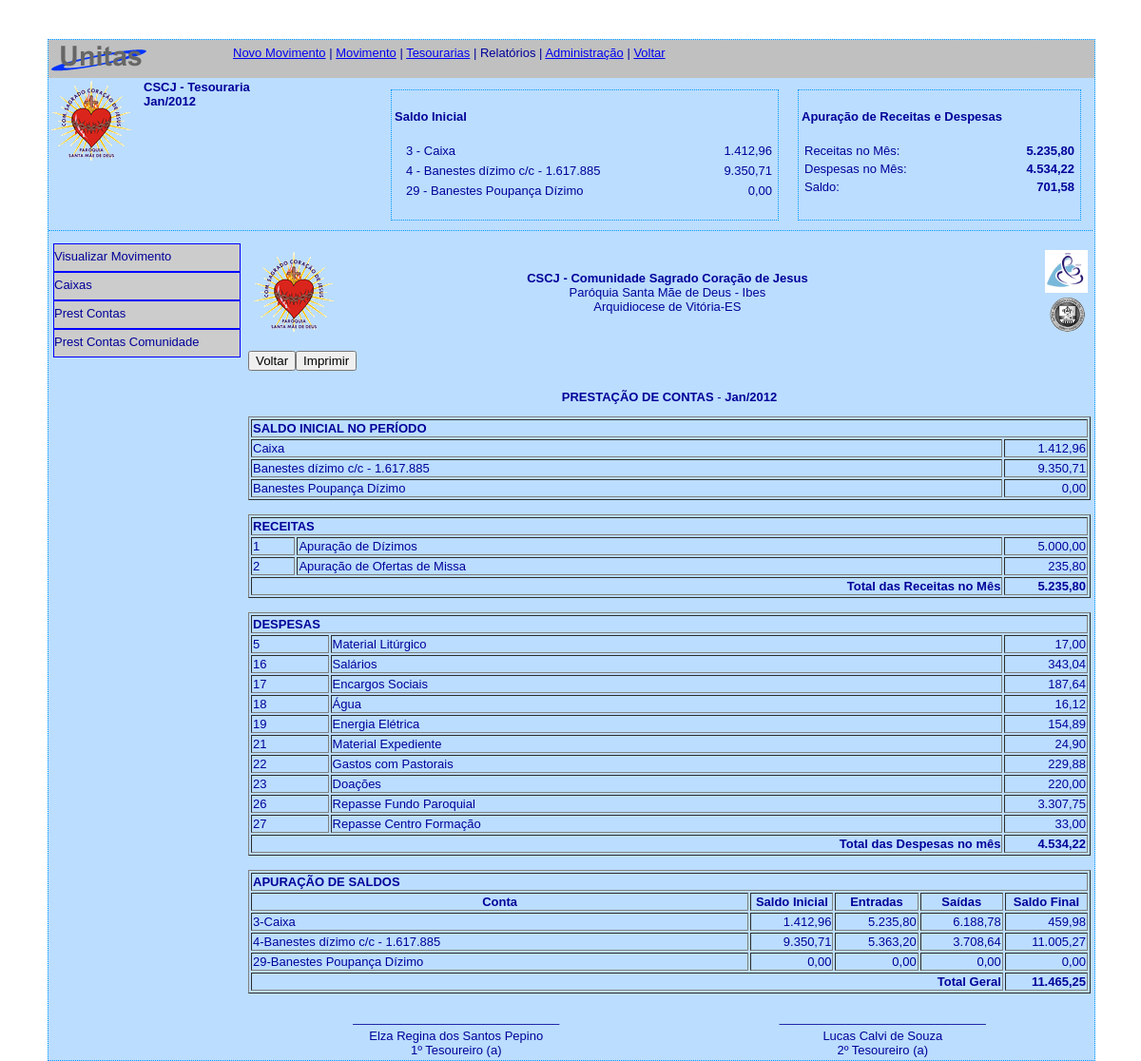
The page /administracao/plus/tesouraria/frm_tesouraria.php?area=pres_contas&movimento=2&tesouraria=1 on the database its author committed.
### tables this page shows
CREATE TABLE IF NOT EXISTS `unts_movimento` (
  `movim_id` smallint(6) NOT NULL AUTO_INCREMENT,
  `tesra_id` smallint(6) NOT NULL,
  `perio_id` smallint(6) NOT NULL,
  `movim_data_ini` date NOT NULL,
  `movim_data_fim` date NOT NULL,
  `movim_ativo` char(1) NOT NULL,
  PRIMARY KEY (`movim_id`),
  UNIQUE KEY `unique_tesra_periodo` (`tesra_id`,`perio_id`),
  KEY `tesra_id` (`tesra_id`),
  KEY `perio_id` (`perio_id`)
);

CREATE TABLE IF NOT EXISTS `unts_tesouraria` (
  `tesra_id` smallint(6) NOT NULL AUTO_INCREMENT,
  `tesra_descricao` varchar(255) NOT NULL,
  `comun_id` smallint(6) NOT NULL,
  `tesra_ativo` char(1) NOT NULL DEFAULT 'S',
  PRIMARY KEY (`tesra_id`),
  KEY `comun_id` (`comun_id`)
);

CREATE TABLE IF NOT EXISTS `unts_saldo_ini` (
  `saldo_id` smallint(6) NOT NULL AUTO_INCREMENT,
  `movim_id` smallint(6) NOT NULL,
  `conta_id` smallint(6) NOT NULL,
  `saldo_valor` double NOT NULL,
  `saldo_ativo` char(1) NOT NULL,
  PRIMARY KEY (`saldo_id`),
  UNIQUE KEY `unq_mov_cta` (`movim_id`,`conta_id`),
  KEY `movim_id` (`movim_id`),
  KEY `conta_id` (`conta_id`)
);

CREATE TABLE IF NOT EXISTS `unts_contas` (
  `conta_id` smallint(6) NOT NULL AUTO_INCREMENT,
  `conta_tipo` char(1) NOT NULL,
  `conta_descricao` varchar(255) NOT NULL,
  `conta_visibilidade` smallint(6) NOT NULL DEFAULT '0',
  `conta_ativa` char(1) NOT NULL,
  PRIMARY KEY (`conta_id`)
);

CREATE TABLE IF NOT EXISTS `unts_comunidade` (
  `comun_id` smallint(6) NOT NULL AUTO_INCREMENT,
  `comun_sigla` varchar(10) DEFAULT NULL,
  `comun_razao_social` varchar(255) NOT NULL,
  `comun_icone` blob,
  `comun_logradouro` varchar(255) NOT NULL,
  `comun_numero` varchar(10) NOT NULL,
  `comun_complemento` varchar(30) NOT NULL DEFAULT 'sem complemento',
  `comun_bairro` varchar(120) NOT NULL,
  `comun_municipio` varchar(120) NOT NULL DEFAULT 'ES',
  `comun_estado` char(2) NOT NULL,
  `comun_cep` varchar(10) DEFAULT NULL,
  `comun_telefone` varchar(13) DEFAULT NULL,
  `comun_fax` varchar(13) DEFAULT NULL,
  `comun_email` varchar(255) DEFAULT NULL,
  `comun_site` varchar(255) DEFAULT NULL,
  `comun_ativo` char(1) NOT NULL DEFAULT 'S',
  PRIMARY KEY (`comun_id`)
);

CREATE TABLE IF NOT EXISTS `unts_periodo` (
  `perio_id` smallint(6) NOT NULL AUTO_INCREMENT,
  `perio_mes` char(3) NOT NULL,
  `perio_ano` smallint(4) NOT NULL,
  `perio_ativo` char(1) NOT NULL,
  PRIMARY KEY (`perio_id`),
  UNIQUE KEY `unique_mes_ano` (`perio_mes`,`perio_ano`),
  KEY `perio_mes` (`perio_mes`),
  KEY `perio_ano` (`perio_ano`)
);

### administracao/plus/tesouraria/frm_tesouraria.php (the view, shortened to what the rows shown need)
<?php require_once('../../../Connections/unitas.php'); ?>
<?php
if (!function_exists("GetSQLValueString")) {
function GetSQLValueString($theValue, $theType, $theDefinedValue = "", $theNotDefinedValue = "")
{
  $theValue = function_exists("mysql_real_escape_string") ? mysql_real_escape_string($theValue) : mysql_escape_string($theValue);
  switch ($theType) {
    case "long":
    case "int":
      $theValue = ($theValue != "") ? intval($theValue) : "NULL";
      break;
  }
  return $theValue;
}
}
$mov_rs_movimento = "-1";
if (isset($_GET['movimento'])) {
  $mov_rs_movimento = $_GET['movimento'];
}
$query_rs_movimento = sprintf("SELECT CONCAT(unts_periodo.perio_mes,'/',unts_periodo.perio_ano) AS mov_perio,    unts_movimento.*,    unts_tesouraria.* FROM unts_movimento INNER JOIN unts_tesouraria ON unts_tesouraria.tesra_id = unts_movimento.tesra_id INNER JOIN unts_periodo ON unts_periodo.perio_id = unts_movimento.perio_id WHERE unts_movimento.movim_ativo = 'S' AND    unts_movimento.movim_id = %s", GetSQLValueString($mov_rs_movimento, "int"));
$rs_movimento = mysql_query($query_rs_movimento, $unitas) or die(mysql_error());
$row_rs_movimento = mysql_fetch_assoc($rs_movimento);
$movim_rs_saldoinicial = "-1";
if (isset($_GET['movimento'])) {
  $movim_rs_saldoinicial = $_GET['movimento'];
}
$query_rs_saldoinicial = sprintf("SELECT unts_saldo_ini . * , unts_contas . * FROM unts_saldo_ini LEFT JOIN unts_contas ON unts_contas.conta_id = unts_saldo_ini.conta_id WHERE unts_saldo_ini.movim_id = %s", GetSQLValueString($movim_rs_saldoinicial, "int"));
$rs_saldoinicial = mysql_query($query_rs_saldoinicial, $unitas) or die(mysql_error());
$row_rs_saldoinicial = mysql_fetch_assoc($rs_saldoinicial);
?>
<!DOCTYPE html PUBLIC "-//W3C//DTD XHTML 1.0 Transitional//EN" "http://www.w3.org/TR/xhtml1/DTD/xhtml1-transitional.dtd">
<html xmlns="http://www.w3.org/1999/xhtml">
<head>
<link rel="stylesheet" href="/unitas/css/unitas.css" type="text/css" />
</head>
<body>
<div id="geral">
    <div id="tesouraria">
        <div id="dados_comunidade">
            <strong>
                <?php echo $row_rs_movimento['tesra_descricao']; ?><br />
                <?php echo $row_rs_movimento['mov_perio']; ?>
            </strong>
        </div>
      <div id="saldo_ini">
             <?php do { ?>
              <table width="100%">
                <tr>
                  <td width="5"></td>
                  <td><?php echo $row_rs_saldoinicial['conta_id']; ?> - <?php echo $row_rs_saldoinicial['conta_descricao']; ?></td>
                  <td align="right"><?php echo number_format($row_rs_saldoinicial['saldo_valor'],2,",","."); ?></td>
                </tr>
             </table>
              <?php } while ($row_rs_saldoinicial = mysql_fetch_assoc($rs_saldoinicial)); ?>
        </div>
	</div>
    <div id="conteudo">
                <?php
                    $area = @$_GET["area"];
                    switch ($area)
                    {
                        case "pres_contas":
                            include "frm_prest_contas_completa.php";
                            break;
                    }
                ?>
    </div>
</div>
</body>
</html>

### administracao/plus/tesouraria/frm_prest_contas_completa.php (shortened to what the rows shown need)
<?php require_once('../../../Connections/unitas.php'); ?>
<?php
	function calcula_entradas ($conta, $tipo, $movim)
	{
		if ($tipo == 'o') {$cta = 'conta_id_s';$nome = 'saida';}elseif($tipo == 'd'){$cta = 'conta_id_e';$nome='entrada';}
		$query_rs_calculo = 'SELECT SUM(item_valor) AS '.$nome.' FROM unts_item_mov WHERE '. $cta. '='. $conta.' AND movim_id='.$movim;
		$rs_calculo = mysql_query($query_rs_calculo);
		$row_rs_calculo = mysql_fetch_assoc($rs_calculo);
		if ($tipo == 'o') {return $row_rs_calculo['saida'];} elseif($tipo == 'd'){return $row_rs_calculo['entrada'];}
	}
?>
<?php
$movim_rs_saldo_ini = "-1";
if (isset($_GET['movimento'])) {
  $movim_rs_saldo_ini = $_GET['movimento'];
}
$query_rs_saldo_ini = sprintf("SELECT unts_contas . * , unts_saldo_ini . * FROM unts_saldo_ini LEFT JOIN unts_contas ON unts_contas.conta_id = unts_saldo_ini.conta_id WHERE movim_id = %s", GetSQLValueString($movim_rs_saldo_ini, "int"));
$rs_saldo_ini = mysql_query($query_rs_saldo_ini, $unitas) or die(mysql_error());
$row_rs_saldo_ini = mysql_fetch_assoc($rs_saldo_ini);
$tesour_rs_com_tesouraria = "-1";
if (isset($_GET['tesouraria'])) {
  $tesour_rs_com_tesouraria = $_GET['tesouraria'];
}
$query_rs_com_tesouraria = sprintf("SELECT unts_tesouraria . * , unts_comunidade . * FROM unts_tesouraria INNER JOIN unts_comunidade ON unts_comunidade.comun_id = unts_tesouraria.comun_id WHERE tesra_id = %s", GetSQLValueString($tesour_rs_com_tesouraria, "int"));
$rs_com_tesouraria = mysql_query($query_rs_com_tesouraria, $unitas) or die(mysql_error());
$row_rs_com_tesouraria = mysql_fetch_assoc($rs_com_tesouraria);
$mov_rs_receitas = "-1";
if (isset($_GET['movimento'])) {
  $mov_rs_receitas = $_GET['movimento'];
}
$query_rs_receitas = sprintf("SELECT unts_contas . * , SUM( item_valor ) AS tot_receita FROM unts_item_mov INNER JOIN unts_contas ON unts_contas.conta_id = unts_item_mov.conta_id_e WHERE movim_id = %s AND conta_tipo <> 'M' GROUP BY conta_id_e", GetSQLValueString($mov_rs_receitas, "int"));
$rs_receitas = mysql_query($query_rs_receitas, $unitas) or die(mysql_error());
$row_rs_receitas = mysql_fetch_assoc($rs_receitas);
$movim_rs_despesas = "-1";
if (isset($_GET['movimento'])) {
  $movim_rs_despesas = $_GET['movimento'];
}
$query_rs_despesas = sprintf("SELECT unts_contas. * , SUM( item_valor ) AS tot_despesas FROM unts_item_mov INNER JOIN unts_contas ON unts_contas.conta_id = unts_item_mov.conta_id_s WHERE movim_id = %s AND conta_tipo <> 'M' GROUP BY conta_id_s", GetSQLValueString($movim_rs_despesas, "int"));
$rs_despesas = mysql_query($query_rs_despesas, $unitas) or die(mysql_error());
$row_rs_despesas = mysql_fetch_assoc($rs_despesas);
$movimto_rs_saldo_final = "-1";
if (isset($_GET['movimento'])) {
  $movimto_rs_saldo_final = $_GET['movimento'];
}
$query_rs_saldo_final = sprintf("SELECT unts_contas . * , unts_saldo_ini . * FROM unts_saldo_ini LEFT JOIN unts_contas ON unts_contas.conta_id = unts_saldo_ini.conta_id WHERE movim_id = %s", GetSQLValueString($movimto_rs_saldo_final, "int"));
$rs_saldo_final = mysql_query($query_rs_saldo_final, $unitas) or die(mysql_error());
$row_rs_saldo_final = mysql_fetch_assoc($rs_saldo_final);
$movim_rs_movimento = "-1";
if (isset($_GET['movimento'])) {
  $movim_rs_movimento = $_GET['movimento'];
}
$query_rs_movimento = sprintf("SELECT    unts_movimento.*,    unts_periodo.* FROM    unts_movimento INNER JOIN unts_periodo ON unts_periodo.perio_id = unts_movimento.perio_id WHERE    movim_id = %s", GetSQLValueString($movim_rs_movimento, "int"));
$rs_movimento = mysql_query($query_rs_movimento, $unitas) or die(mysql_error());
$row_rs_movimento = mysql_fetch_assoc($rs_movimento);
?>
<!DOCTYPE html PUBLIC "-//W3C//DTD XHTML 1.0 Transitional//EN" "http://www.w3.org/TR/xhtml1/DTD/xhtml1-transitional.dtd">
<html xmlns="http://www.w3.org/1999/xhtml">
<head>
</head>
<body>
<table width="100%">
  <tr>
    <td width="10%" align="left" valign="middle"><p><img src="/unitas/images/scj_logo.png" width="90" height="91" alt="Logomarca Sagrado Cora&ccedil;&atilde;o de Jesus" /></p></td>
    <td width="79%" align="center"><strong><?php echo $row_rs_com_tesouraria['comun_sigla']; ?> - <?php echo $row_rs_com_tesouraria['comun_razao_social']; ?></strong><br />
      Par&oacute;quia Santa M&atilde;e de Deus - Ibes<br />
    Arquidiocese de Vit&oacute;ria-ES</td>
    <td width="11%" align="right"><img src="/unitas/images/psmd_logo.png" width="45" height="45" alt="Logomarca Par&oacute;quia santa M&atilde;e de Deus" /><br /><img src="/unitas/images/aves_logo.png" width="45" height="45" alt="Logomarca da Arquidiocese de Vit&oacute;ria-ES" /></td>
  </tr>
</table>
<div id="botoes">
    <div id="btn_voltar" style="float:left">
    <form id="form1" name="form1" method="post" action="/unitas/administracao/plus/tesouraria/frm_tesouraria.php?movimento=<?php echo $_GET['movimento']; ?>">
      <label>
        <input type="submit" name="voltar" id="voltar" value="Voltar" />
      </label>
    </form>
    </div>
        <div id="btn_imprimir" style="float:left">
    <form action="/unitas/administracao/plus/tesouraria/frm_prest_contas_completa_imprimir.php?movimento=<?php echo $_GET['movimento'];?>&amp;tesouraria=<?php echo $_GET['tesouraria']; ?>" method="post" name="form1" target="_blank" id="form1">
      <label>
        <input type="submit" name="imprimir" id="imprimir" value="Imprimir" />
      </label>
    </form>
  </div>
</div>
<p>&nbsp;</p>
<p align="center"><strong>PRESTA&Ccedil;&Atilde;O DE CONTAS</strong> - <strong><?php echo $row_rs_movimento['perio_mes']; ?>/<?php echo $row_rs_movimento['perio_ano']; ?></strong></p>
<table width="100%" border="1">
  <tr>
    <td colspan="2"><strong>SALDO INICIAL NO PER&Iacute;ODO</strong></td>
  </tr>
  <?php do { ?>
    <tr>
      <td><?php echo $row_rs_saldo_ini['conta_descricao']; ?></td>
      <td width="10%" align="right"><?php echo number_format($row_rs_saldo_ini['saldo_valor'],2,",","."); ?></td>
    </tr>
    <?php } while ($row_rs_saldo_ini = mysql_fetch_assoc($rs_saldo_ini)); ?>
</table><br />
<table width="100%" border="1">
  <tr>
    <td colspan="3"><strong>RECEITAS</strong></td>
  </tr>
  <?php do { ?>
    <tr>
      <td><?php echo $row_rs_receitas['conta_id']; ?></td>
      <td><?php echo $row_rs_receitas['conta_descricao']; ?></td>
      <td width="10%" align="right"><?php echo number_format($row_rs_receitas['tot_receita'],2,",","."); ?></td>
    </tr>
    <?php $tot_receitas = $tot_receitas + $row_rs_receitas['tot_receita'];?>
    <?php } while ($row_rs_receitas = mysql_fetch_assoc($rs_receitas)); ?>
<tr>
    <td colspan="2" align="right"><strong>Total das Receitas no M&ecirc;s</strong></td>
    <td width="10%" align="right"><strong><?php echo number_format($tot_receitas,2,",",".");?></strong></td>
  </tr>
</table><br />
<table width="100%" border="1">
  <tr>
    <td colspan="3"><strong>DESPESAS</strong></td>
  </tr>
  <?php do { ?>
    <tr>
      <td><?php echo $row_rs_despesas['conta_id']; ?></td>
      <td><?php echo $row_rs_despesas['conta_descricao']; ?></td>
      <td width="10%" align="right"><?php echo number_format($row_rs_despesas['tot_despesas'],2,",","."); ?></td>
    </tr>
    <?php $tot_despesas = $tot_despesas + $row_rs_despesas['tot_despesas'];?>
    <?php } while ($row_rs_despesas = mysql_fetch_assoc($rs_despesas)); ?>
<tr>
    <td colspan="2" align="right"><strong>Total das Despesas no m&ecirc;s</strong></td>
    <td width="10%" align="right"><strong><?php echo number_format($tot_despesas,2,",",".");?></strong></td>
  </tr>
</table>
<br />
<table width="100%" border="1">
  <tr>
    <td colspan="5" align="left"><strong>APURA&Ccedil;&Atilde;O DE SALDOS</strong></td>
  </tr>
  <tr align="center">
      <td><strong>Conta</strong></td>
      <td width="10%"><strong>Saldo Inicial</strong></td>
      <td width="10%"><strong>Entradas</strong></td>
      <td width="10%"><strong>Sa&iacute;das</strong></td>
      <td width="10%"><strong>Saldo Final</strong></td>
  </tr>
  <?php do { ?>
    <tr>
      <td><?php echo $row_rs_saldo_final['conta_id']; ?>-<?php echo $row_rs_saldo_final['conta_descricao']; ?></td>
      <td width="10%" align="right"><?php echo number_format($row_rs_saldo_final['saldo_valor'],2,",","."); ?></td>
      <td width="10%" align="right"><?php $total_entradas = calcula_entradas ($row_rs_saldo_final['conta_id'], 'o',$row_rs_saldo_final['movim_id']); echo number_format($total_entradas,2,",",".");?></td>
      <td width="10%" align="right"><?php $total_saidas = calcula_entradas($row_rs_saldo_final['conta_id'], 'd',$row_rs_saldo_final['movim_id']); echo number_format($total_saidas,2,",",".");?></td>
      <td width="10%" align="right"><?php $subtot = ($row_rs_saldo_final['saldo_valor'] + $total_entradas) - $total_saidas; echo number_format($subtot,2,",",".");?></td>
    </tr>
    <?php $tot_geral = $tot_geral + $subtot;?>
    <?php } while ($row_rs_saldo_final = mysql_fetch_assoc($rs_saldo_final)); ?>
<tr>
    <td colspan="4" align="right"><strong>Total Geral</strong></td>
    <td align="right"><strong><?php echo number_format($tot_geral,2,",",".");?></strong></td>
  </tr>
</table>
<br />
<table width="100%">
  <tr>
    <td align="center">______________________________</td>
    <td align="center">&nbsp;</td>
    <td align="center">______________________________</td>
  </tr>
  <tr>
    <td align="center">Elza Regina dos Santos Pepino <br />
    1&ordm; Tesoureiro (a)</td>
    <td align="center">&nbsp;</td>
    <td align="center">Lucas Calvi de Souza<br />
    2&ordm; Tesoureiro (a)</td>
  </tr>
</table>
</body>
</html>

### rows shown on the page
unts_movimento: tesra.tesra_descricao "CSCJ - Tesouraria", perio.perio_mes "Jan", perio.perio_ano "2012"
unts_saldo_ini: conta.conta_id "3", conta.conta_descricao "Caixa", saldo_valor "1.412,96", conta "3", total_entradas "5.235,80", total_saidas "6.188,78", subtot "459,98"
unts_saldo_ini: conta.conta_id "4", conta.conta_descricao "Banestes dízimo c/c - 1.617.885", saldo_valor "9.350,71", conta "4", total_entradas "5.363,20", total_saidas "3.708,64", subtot "11.005,27"
unts_saldo_ini: conta.conta_id "29", conta.conta_descricao "Banestes Poupança Dízimo", saldo_valor "0,00", conta "29", total_entradas "0,00", total_saidas "0,00"
unts_tesouraria: comun.comun_sigla "CSCJ", comun.comun_razao_social "Comunidade Sagrado Coração de Jesus"
unts_contas: conta_id "1", conta_descricao "Apuração de Dízimos", tot_receita "5.000,00"
unts_contas: conta_id "2", conta_descricao "Apuração de Ofertas de Missa", tot_receita "235,80"
unts_contas: conta_id "5", conta_descricao "Material Litúrgico", tot_despesas "17,00"
unts_contas: conta_id "16", conta_descricao "Salários", tot_despesas "343,04"
unts_contas: conta_id "17", conta_descricao "Encargos Sociais", tot_despesas "187,64"
unts_contas: conta_id "18", conta_descricao "Água", tot_despesas "16,12"
unts_contas: conta_id "19", conta_descricao "Energia Elétrica", tot_despesas "154,89"
unts_contas: conta_id "21", conta_descricao "Material Expediente", tot_despesas "24,90"
unts_contas: conta_id "22", conta_descricao "Gastos com Pastorais", tot_despesas "229,88"
unts_contas: conta_id "23", conta_descricao "Doações", tot_despesas "220,00"
unts_contas: conta_id "26", conta_descricao "Repasse Fundo Paroquial", tot_despesas "3.307,75"
unts_contas: conta_id "27", conta_descricao "Repasse Centro Formação", tot_despesas "33,00"

### other values the page prints
$row_rs_movimento['mov_perio'] "Jan/2012"
$row_rs_tot_receitas['total_receitas'] "5.235,80"
$row_rs_tot_despesas['total_despesas'] "4.534,22"
$tot_receitas "5.235,80"
$tot_despesas "4.534,22"
$tot_geral "11.465,25"
